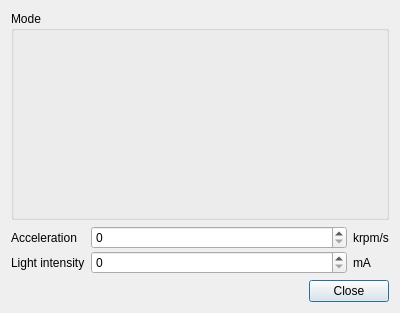
<?xml version="1.0" encoding="UTF-8"?>
<ui version="4.0">
 <class>MotorModeDialog</class>
 <widget class="QDialog" name="MotorModeDialog">
  <property name="geometry">
   <rect>
    <x>0</x>
    <y>0</y>
    <width>400</width>
    <height>313</height>
   </rect>
  </property>
  <property name="windowTitle">
   <string>Motor set points</string>
  </property>
  <layout class="QVBoxLayout" name="verticalLayout">
   <item>
    <widget class="QGroupBox" name="groupBoxMode">
     <property name="title">
      <string>Mode</string>
     </property>
     <layout class="QGridLayout" name="gridLayoutConfig"/>
    </widget>
   </item>
   <item>
    <layout class="QGridLayout" name="gridLayout">
     <property name="verticalSpacing">
      <number>2</number>
     </property>
     <item row="0" column="1">
      <widget class="QSpinBoxRegister" name="registerAcceleration">
       <property name="sizePolicy">
        <sizepolicy hsizetype="Expanding" vsizetype="Fixed">
         <horstretch>0</horstretch>
         <verstretch>0</verstretch>
        </sizepolicy>
       </property>
      </widget>
     </item>
     <item row="1" column="0">
      <widget class="QLabel" name="labeLightIntensity">
       <property name="text">
        <string>Light intensity</string>
       </property>
      </widget>
     </item>
     <item row="0" column="0">
      <widget class="QLabel" name="labelAcceleration">
       <property name="text">
        <string>Acceleration</string>
       </property>
      </widget>
     </item>
     <item row="1" column="1">
      <widget class="QSpinBoxRegister" name="registerLightIntensity">
       <property name="sizePolicy">
        <sizepolicy hsizetype="Expanding" vsizetype="Fixed">
         <horstretch>0</horstretch>
         <verstretch>0</verstretch>
        </sizepolicy>
       </property>
      </widget>
     </item>
     <item row="0" column="2">
      <widget class="QLabel" name="label">
       <property name="text">
        <string>krpm/s</string>
       </property>
      </widget>
     </item>
     <item row="1" column="2">
      <widget class="QLabel" name="label_2">
       <property name="text">
        <string>mA</string>
       </property>
      </widget>
     </item>
    </layout>
   </item>
   <item>
    <widget class="QDialogButtonBox" name="buttonBox">
     <property name="orientation">
      <enum>Qt::Horizontal</enum>
     </property>
     <property name="standardButtons">
      <set>QDialogButtonBox::Close</set>
     </property>
    </widget>
   </item>
  </layout>
 </widget>
 <customwidgets>
  <customwidget>
   <class>QSpinBoxRegister</class>
   <extends>QSpinBox</extends>
   <header>app.gui.widget.qspinboxregister</header>
   <container>1</container>
  </customwidget>
 </customwidgets>
 <resources/>
 <connections>
  <connection>
   <sender>buttonBox</sender>
   <signal>accepted()</signal>
   <receiver>MotorModeDialog</receiver>
   <slot>accept()</slot>
   <hints>
    <hint type="sourcelabel">
     <x>248</x>
     <y>254</y>
    </hint>
    <hint type="destinationlabel">
     <x>157</x>
     <y>274</y>
    </hint>
   </hints>
  </connection>
  <connection>
   <sender>buttonBox</sender>
   <signal>rejected()</signal>
   <receiver>MotorModeDialog</receiver>
   <slot>reject()</slot>
   <hints>
    <hint type="sourcelabel">
     <x>316</x>
     <y>260</y>
    </hint>
    <hint type="destinationlabel">
     <x>286</x>
     <y>274</y>
    </hint>
   </hints>
  </connection>
 </connections>
</ui>
